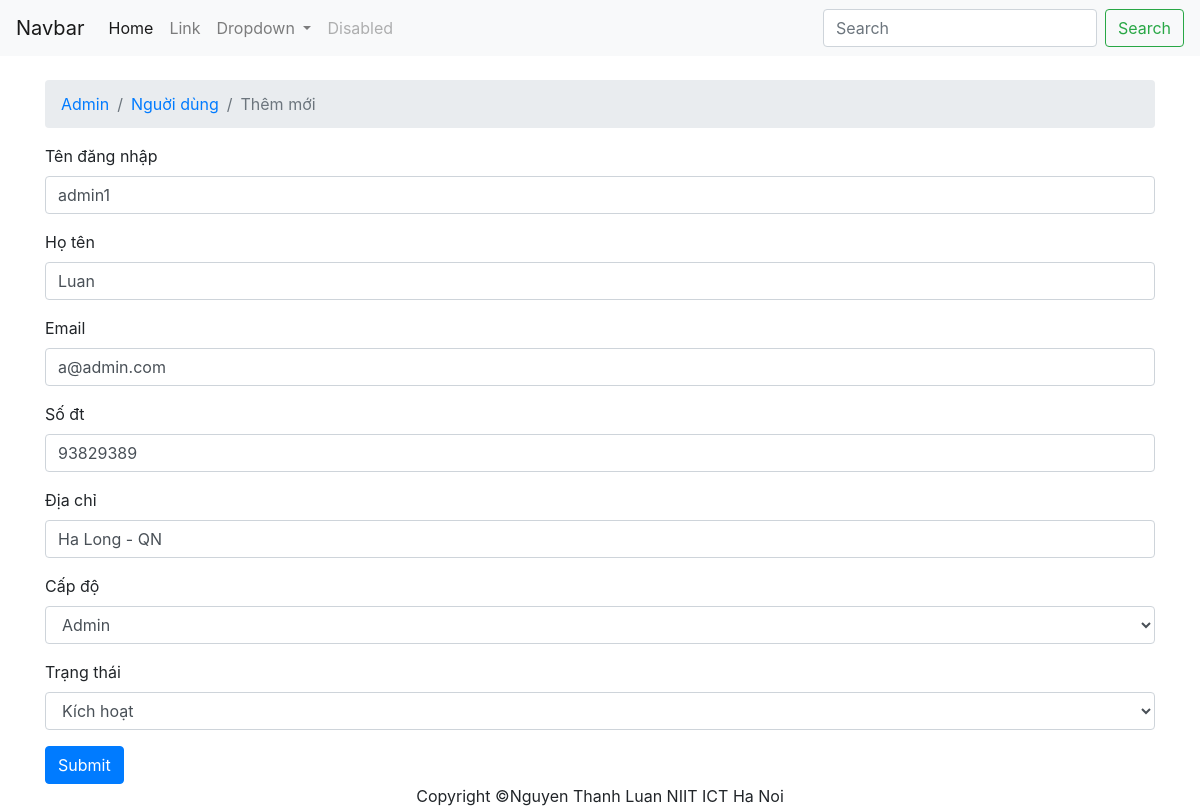
/admin/user/edit.php?id=2, run on the app's committed database.
### tables this page shows
CREATE TABLE `users` (
  `id` bigint(20) NOT NULL,
  `username` varchar(200) NOT NULL,
  `fullname` varchar(200) NOT NULL,
  `email` varchar(200) NOT NULL,
  `phone` varchar(10) NOT NULL,
  `address` varchar(250) NOT NULL,
  `level` tinyint(4) NOT NULL DEFAULT '3' COMMENT '0-admin;1-staff;2-bussiness;3 personal',
  `status` tinyint(4) NOT NULL DEFAULT '1' COMMENT '0 - deactive, 1- active',
  `pwd` varchar(200) NOT NULL
);

### dals/db.php (called while the page is built, shortened)
<?php
class DB
{
  public function getDB()
  {
    $this->db = new PDO('mysql:host=localhost;dbname=chotot', 'root', 'koodinh');
    $this->db->setAttribute(PDO::ATTR_ERRMODE, PDO::ERRMODE_EXCEPTION);
    $this->db->exec("set names utf8");
    return $this->db;
  }
}
?>

### dals/user.php (called while the page is built, shortened)
<?php
  require_once('db.php');
  class User extends DB implements IModel
  {
      public $tableName = 'users';
      public function getOne($id){
        $query = $this->db->query('SELECT * FROM '
        .$this->tableName.' WHERE id='.$id);
        return $query->fetchAll();
      }
  }
?>

### admin/user/edit.php (the view, shortened to what this page needs)
<?php
   require_once('./../../dals/user.php');
   if(isset($_GET['id'])){
    $id = $_GET['id'];
    $user = new User();
    $user = $user->getOne($id);
    $user = $user[0];
   }
?>
<!DOCTYPE html>
<html lang="en">
<?php require_once('./../commons/header.php') ?>
<body>
    <?php require_once('./../commons/nav.php') ?>
    <div class="container">
        <br>
        <nav aria-label="breadcrumb">
            <ol class="breadcrumb">
                <li class="breadcrumb-item"><a href="#">Admin</a></li>
                <li class="breadcrumb-item"><a href="index.php">Nguời dùng</a></li>
                <li class="breadcrumb-item active" aria-current="page">Thêm mới</li>
            </ol>
        </nav>
        <form method="post">
            <div class="form-group">
                <label for="exampleInputEmail1">Tên đăng nhập</label>
                <input type="text" name="username" class="form-control" placeholder="Tên đăng nhập"
                    value="<?php echo $user['username']; ?>">
            </div>
            <div class="form-group">
                <label for="exampleInputEmail1">Họ tên</label>
                <input type="text" name="fullname" class="form-control" placeholder="Tên đăng nhập"
                    value="<?php echo $user['fullname']; ?>">
            </div>
            <div class="form-group">
                <label for="exampleInputEmail1">Email</label>
                <input type="email" name="email" class="form-control" placeholder="Email"
                    value="<?php echo $user['email']; ?>">
            </div>
            <div class="form-group">
                <label for="exampleInputEmail1">Số đt</label>
                <input type="number" name="phone" class="form-control" placeholder="Tên đăng nhập"
                    value="<?php echo $user['phone']?>">
            </div>
            <div class="form-group">
                <label for="exampleInputEmail1">Địa chỉ</label>
                <input type="text" name="address" class="form-control" placeholder="Tên đăng nhập"
                    value="<?php echo $user['address'];?>"> </div>
            <div class=" form-group">
                <label for="exampleInputEmail1">Cấp độ</label>
                <select class="form-control" name="level">
                    <option value="0" <?php if($user['level']==0){echo 'selected';} ?>>Admin</option>
                </select>
            </div>
            <div class="form-group">
                <label for="exampleInputEmail1">Trạng thái</label>
                <select class="form-control" name="status">
                    <option value="1" <?php if($user['status']==1){echo 'selected';} ?>>Kích hoạt</option>
                </select>
            </div>
            <button type="submit" class="btn btn-primary">Submit</button>
        </form>
    </div>
    <?php require_once('./../commons/footer.php')?>
</body>
</html>

### data on the page
users: username "admin1", fullname "Luan", email "a@admin.com", phone "93829389", address "Ha Long - QN", level "Admin", status "Kích hoạt"
